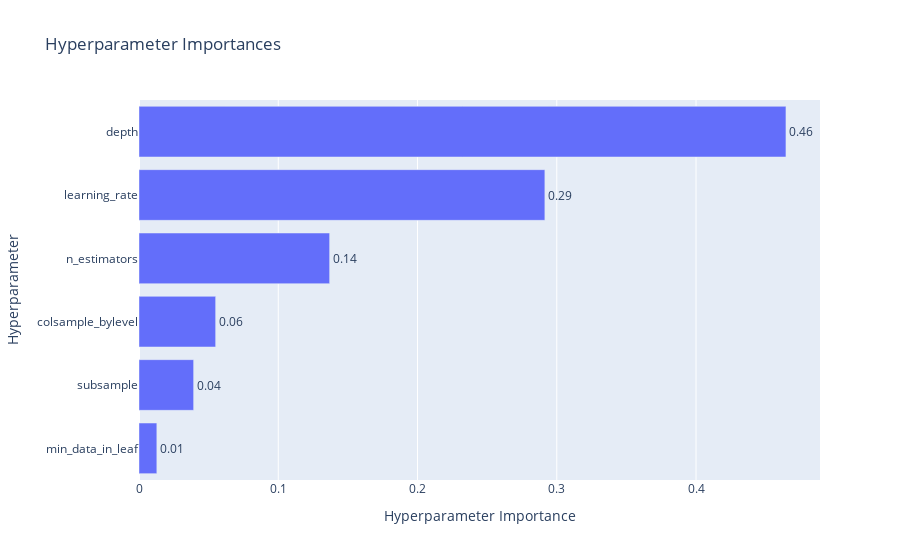

Notebook source saved alongside this figure:
### Code cell
# 하이퍼파라미터별 중요도를 확인할 수 있는 그래프
optuna.visualization.plot_param_importances(study_cat)

### Figure 1 — Plotly figure (JSON) as saved in the notebook; plotly's stock layout.template omitted (floating-point values rounded to 4 significant figures)
{"data": [{"cliponaxis": false, "hovertemplate": ["min_data_in_leaf (IntDistribution): 0.012807361737142333<extra></extra>", "subsample (FloatDistribution): 0.039229010064460695<extra></extra>", "colsample_bylevel (FloatDistribution): 0.05503958716188551<extra></extra>", "n_estimators (IntDistribution): 0.13689669788389672<extra></extra>", "learning_rate (FloatDistribution): 0.29145581201222104<extra></extra>", "depth (IntDistribution): 0.46457153114039373<extra></extra>"], "name": "Objective Value", "orientation": "h", "text": ["0.01", "0.04", "0.06", "0.14", "0.29", "0.46"], "textposition": "outside", "type": "bar", "x": [0.01281, 0.03923, 0.05504, 0.1369, 0.2915, 0.4646], "y": ["min_data_in_leaf", "subsample", "colsample_bylevel", "n_estimators", "learning_rate", "depth"]}], "layout": {"title": {"text": "Hyperparameter Importances"}, "xaxis": {"title": {"text": "Hyperparameter Importance"}}, "yaxis": {"title": {"text": "Hyperparameter"}}}}
